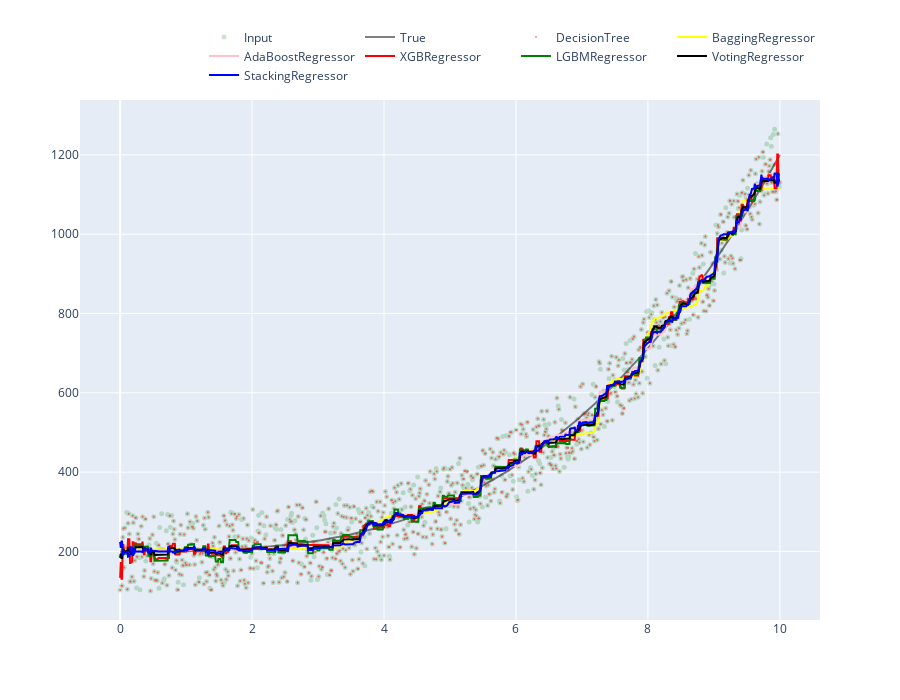

The code cell stored with this chart in its notebook:
### Markdown cell above
### Cross Validation of Bagging Regressors

### Code cell
fig = go.Figure()

fig.add_trace(
    go.Scatter(x=x, y = y, opacity=0.2, mode='markers',  marker=go.scatter.Marker(color='green', size=5), name='Input')
)
fig.add_trace(
    go.Scatter(x=x, y = y_true, opacity=0.5,  marker=go.scatter.Marker(color='black', size=1), name='True')
)
fig.add_trace(
    go.Scatter(x=x, y = dtr_gridcv.best_estimator_.predict(X), opacity=0.5,  mode='markers',marker=go.scatter.Marker(color='red', size=2), name='DecisionTree')
)
fig.add_trace(
    go.Scatter(x=x, y = bagging_gridcv.best_estimator_.predict(X), opacity=1,marker=go.scatter.Marker(color='yellow', size=2), name='BaggingRegressor')
)

fig.add_trace(
    go.Scatter(x=x, y = ada_gridcv.best_estimator_.predict(X), opacity=1, marker=go.scatter.Marker(color='pink', size=2), name='AdaBoostRegressor')
)

fig.add_trace(
    go.Scatter(x=x, y = xgr_gridcv.best_estimator_.predict(X), opacity=1, marker=go.scatter.Marker(color='red', size=2), name='XGBRegressor')
)

fig.add_trace(
    go.Scatter(x=x, y = lgr_gridcv.best_estimator_.predict(X), opacity=1, marker=go.scatter.Marker(color='green', size=2), name='LGBMRegressor')
)

fig.add_trace(
    go.Scatter(x=x, y = voting_regressor.predict(X), opacity=1, marker=go.scatter.Marker(color='black', size=2), name='VotingRegressor')
)

fig.add_trace(
    go.Scatter(x=x, y = stacking_regressor.predict(X), opacity=1, marker=go.scatter.Marker(color='blue', size=2), name='StackingRegressor')
)

fig.update_layout(height=700, legend=dict(
    orientation="h",
    yanchor="bottom",
    y=1.02,
    xanchor="right",
    x=1
))

### Figure 1 — Plotly figure (JSON) as saved in the notebook; plotly's stock layout.template omitted (floating-point values rounded to 4 significant figures; data arrays with more than 128 entries replaced by an {"elided": "..."} marker saying what was removed)
{"data": [{"marker": {"color": "green", "size": 5}, "mode": "markers", "name": "Input", "opacity": 0.2, "type": "scatter", "x": {"elided": "1001 float values"}, "y": {"elided": "1001 float values"}}, {"marker": {"color": "black", "size": 1}, "name": "True", "opacity": 0.5, "type": "scatter", "x": {"elided": "1001 float values"}, "y": {"elided": "1001 float values"}}, {"marker": {"color": "red", "size": 2}, "mode": "markers", "name": "DecisionTree", "opacity": 0.5, "type": "scatter", "x": {"elided": "1001 float values"}, "y": {"elided": "1001 float values"}}, {"marker": {"color": "yellow", "size": 2}, "name": "BaggingRegressor", "opacity": 1, "type": "scatter", "x": {"elided": "1001 float values"}, "y": {"elided": "1001 float values"}}, {"marker": {"color": "pink", "size": 2}, "name": "AdaBoostRegressor", "opacity": 1, "type": "scatter", "x": {"elided": "1001 float values"}, "y": {"elided": "1001 float values"}}, {"marker": {"color": "red", "size": 2}, "name": "XGBRegressor", "opacity": 1, "type": "scatter", "x": {"elided": "1001 float values"}, "y": {"elided": "1001 float values"}}, {"marker": {"color": "green", "size": 2}, "name": "LGBMRegressor", "opacity": 1, "type": "scatter", "x": {"elided": "1001 float values"}, "y": {"elided": "1001 float values"}}, {"marker": {"color": "black", "size": 2}, "name": "VotingRegressor", "opacity": 1, "type": "scatter", "x": {"elided": "1001 float values"}, "y": {"elided": "1001 float values"}}, {"marker": {"color": "blue", "size": 2}, "name": "StackingRegressor", "opacity": 1, "type": "scatter", "x": {"elided": "1001 float values"}, "y": {"elided": "1001 float values"}}], "layout": {"height": 700, "legend": {"orientation": "h", "x": 1, "xanchor": "right", "y": 1.02, "yanchor": "bottom"}}}
